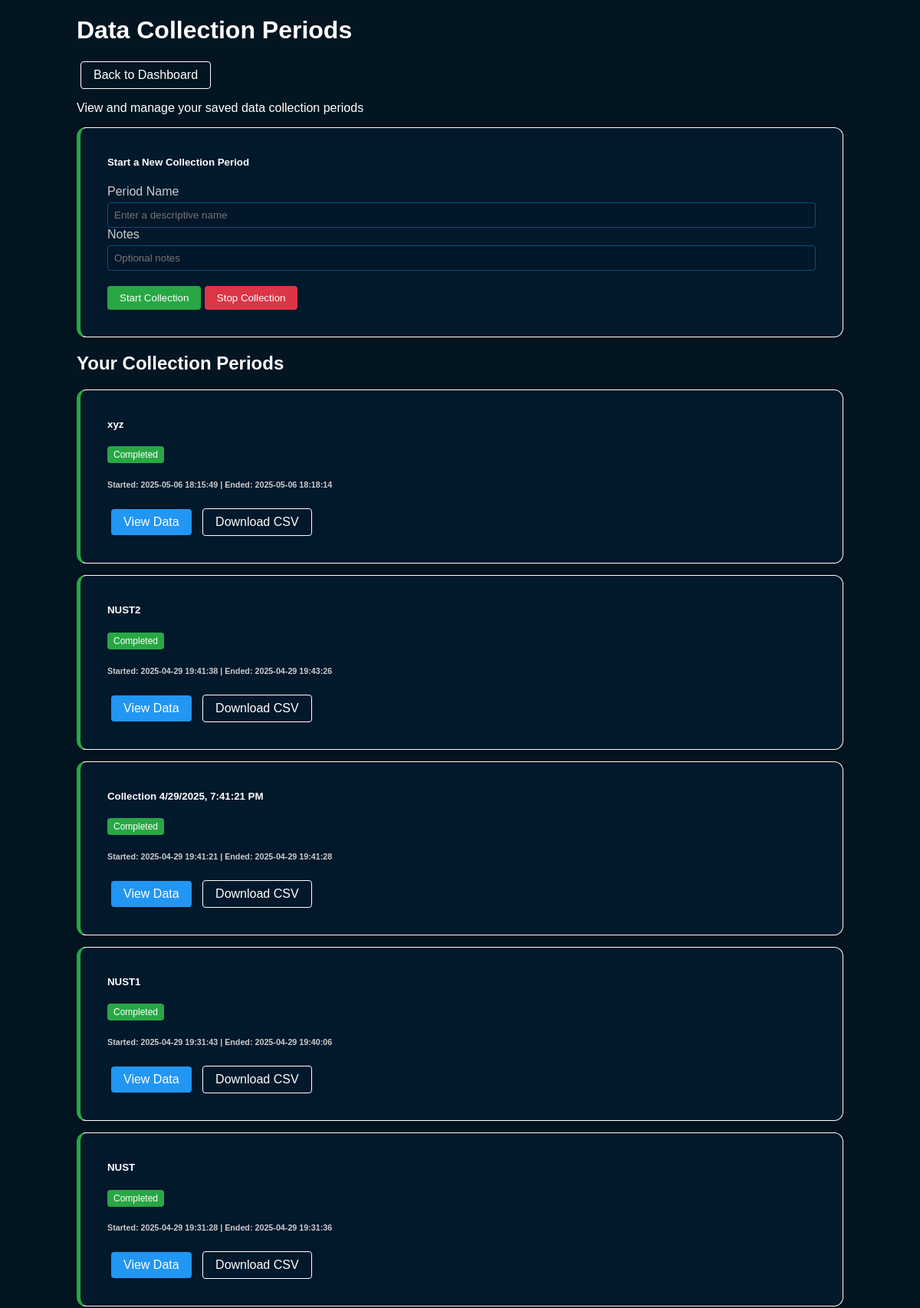
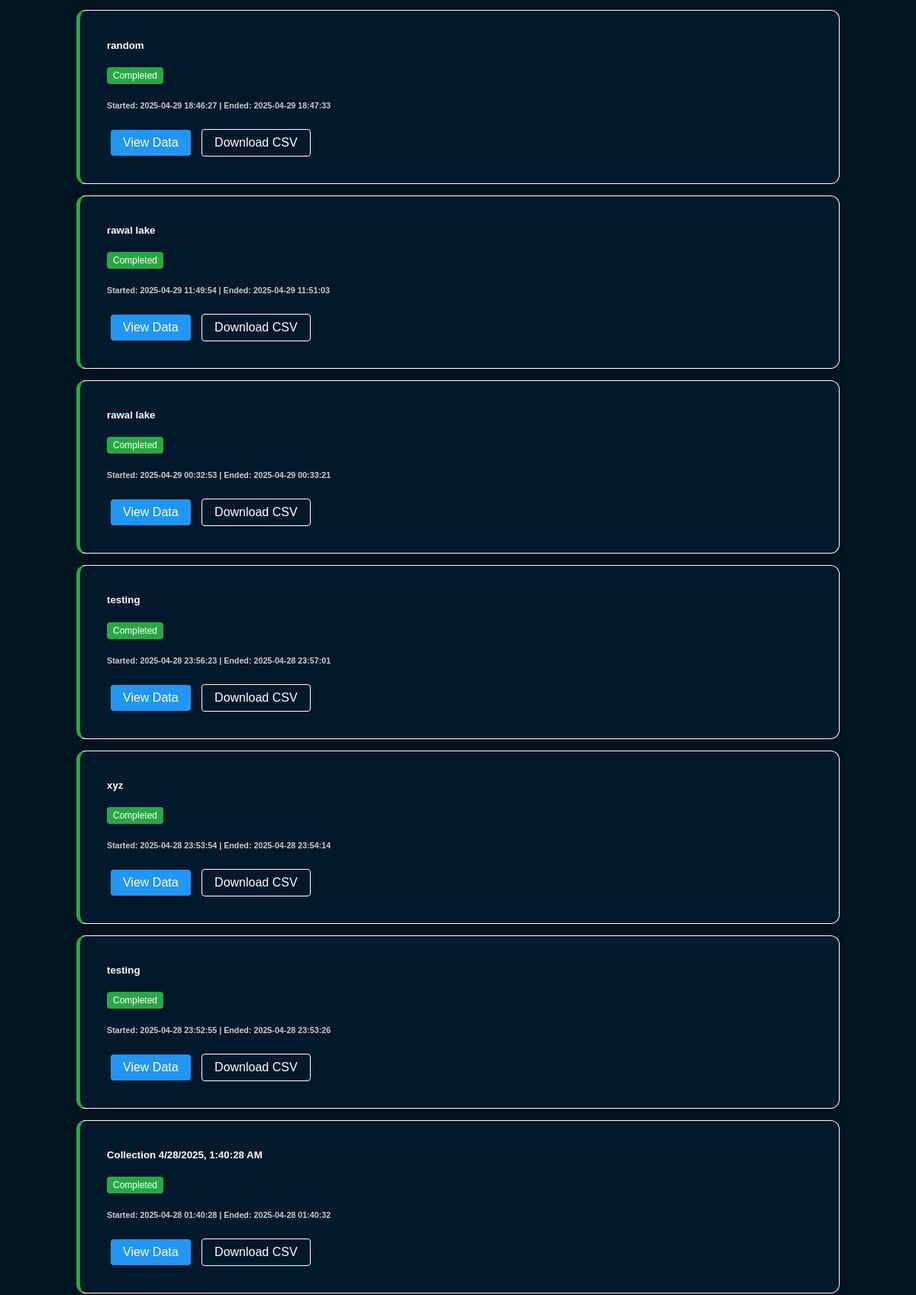
The page /periods (upper part) on the database its author committed (2 pictures, top to bottom).
### tables this page shows
CREATE TABLE data_periods (
            id INTEGER PRIMARY KEY AUTOINCREMENT,
            name TEXT,
            start_time TEXT,
            end_time TEXT,
            notes TEXT
        );

### app.py (the view)
@app.route('/periods')
def list_periods():
    try:
        periods = get_periods()
        return render_template('periods.html', periods=periods)
    except Exception as e:
        print(f"Error listing periods: {str(e)}")
        print(traceback.format_exc())
        return f"Error: {str(e)}", 500

### app.py (called while the page is built)
def get_db():
    db = getattr(g, '_database', None)
    if db is None:
        db = g._database = sqlite3.connect(DATABASE)
        db.row_factory = sqlite3.Row
    return db

@app.teardown_appcontext
def close_connection(exception):
    db = getattr(g, '_database', None)
    if db is not None:
        db.close()

def dict_factory(cursor, row):
    d = {}
    for idx, col in enumerate(cursor.description):
        d[col[0]] = row[idx]
    return d

def get_periods():
    db = get_db()
    db.row_factory = dict_factory
    cursor = db.cursor()
    cursor.execute('SELECT * FROM data_periods ORDER BY id DESC')
    return cursor.fetchall()

### templates/periods.html (shortened to what this page needs)
<!DOCTYPE html>
<html lang="en">
<head>
</head>
<body>
    <div class="container">
        <header class="mb-4">
            <div class="d-flex justify-content-between align-items-center">
                <h1>Data Collection Periods</h1>
                <a href="/" class="btn-outline">Back to Dashboard</a>
            </div>
            <p class="lead">View and manage your saved data collection periods</p>
        </header>
        <div class="row">
            <div class="col-md-12">
                <div class="card mb-4 period-card">
                    <div class="card-body">
                        <h5 class="card-title">Start a New Collection Period</h5>
                        <form id="start-period-form" class="row g-3 custom">
                            <div class="col-md-6 g-3">
                                <label for="period-name" class="form-label">Period Name</label>
                                <input type="text" class="form-control" id="period-name" placeholder="Enter a descriptive name">
                            </div>
                            <div class="col-md-6">
                                <label for="period-notes" class="form-label">Notes</label>
                                <input type="text" class="form-control" id="period-notes" placeholder="Optional notes">
                            </div>
                            <div class="col-12 button-container">
                                <button type="submit" class="btn btn-success" id="start-button">
                                     Start Collection
                                </button>
                                <button type="button" class="btn btn-danger d-none" id="stop-button">
                                     Stop Collection
                                </button>
                            </div>
                        </form>
                    </div>
                </div>
                <h2>Your Collection Periods</h2>
                <div id="periods-container">
                    {% if periods %}
                        {% for period in periods %}
                            <div class="card period-card {% if not period.end_time %}active{% endif %}">
                                <div class="card-body">
                                    <div class="d-flex justify-content-between">
                                        <h5 class="card-title">{{ period.name }}</h5>
                                        <span class="badge {% if not period.end_time %}bg-primary{% else %}bg-success{% endif %}">
                                            {% if not period.end_time %}Active{% else %}Completed{% endif %}
                                        </span>
                                    </div>
                                    <h6 class="card-subtitle mb-2 text-muted">
                                        Started: {{ period.start_time }}
                                        {% if period.end_time %}
                                            | Ended: {{ period.end_time }}
                                        {% endif %}
                                    </h6>
                                    <div class="mt-2">
                                        <a href="/period/{{ period.id }}" class="btn-view">
                                             View Data
                                        </a>
                                        <a href="/period/{{ period.id }}/download?format=csv" class="btn-outline">
                                             Download CSV
                                        </a>
                                    </div>
                                </div>
                            </div>
                        {% endfor %}
                    {% else %}
                        <div class="alert alert-info">
                            No data collection periods found. Start your first one using the form above.
                        </div>
                    {% endif %}
                </div>
            </div>
        </div>
    </div>
</body>
</html>

### templates/periods.html (style rules this page uses)
body { font-family: Arial, sans-serif; margin: 20px; background-color: #031521; color: #fff; }
.container { max-width: 1000px; margin: 0 auto; padding: 0 20px; }
.card { background-color: #052847; border-radius: 12px; margin-bottom: 15px; box-shadow: 0 0 10px rgba(0, 0, 0, 0.4); border: 1px solid white; padding: 0 20px 20px 20px; }
.card-body { padding: 15px; }
.btn-success { background-color: #28a745; color: white; border: none; padding: 8px 16px; border-radius: 4px; cursor: pointer; }
.btn-danger { background-color: #dc3545; color: white; border: none; padding: 8px 16px; border-radius: 4px; cursor: pointer; }
.form-control { width: 100%; padding: 8px; border: 1px solid #0a4d7c; border-radius: 4px; background-color: #02172a; color: white; box-sizing: border-box; }
.form-label { color: #ccc; margin-bottom: 5px; display: block; }
.badge { padding: 4px 8px; border-radius: 4px; font-size: 12px; }
.bg-success { background-color: #28a745; }
.text-muted { color: #ccc !important; }
.period-card { border-left: 5px solid #28a745; background-color: #02182b }
.btn-view { background-color: #2196f3; color: white; border: none; padding: 8px 16px; border-radius: 4px; cursor: pointer; text-decoration: none; display: inline-block; margin: 0 5px; }
.btn-outline { background-color: transparent; color: white; border: 1px solid white; padding: 8px 16px; border-radius: 4px; cursor: pointer; text-decoration: none; display: inline-block; margin: 0 5px; }
.button-container { margin-top: 20px; }

### rows shown on the page
data_periods: name "xyz", shows "Completed", start_time "2025-05-06 18:15:49", end_time "2025-05-06 18:18:14"
data_periods: name "NUST2", shows "Completed", start_time "2025-04-29 19:41:38", end_time "2025-04-29 19:43:26"
data_periods: name "Collection 4/29/2025, 7:41:21 PM", shows "Completed", start_time "2025-04-29 19:41:21", end_time "2025-04-29 19:41:28"
data_periods: name "NUST1", shows "Completed", start_time "2025-04-29 19:31:43", end_time "2025-04-29 19:40:06"
data_periods: name "NUST", shows "Completed", start_time "2025-04-29 19:31:28", end_time "2025-04-29 19:31:36"
data_periods: name "random", shows "Completed", start_time "2025-04-29 18:46:27", end_time "2025-04-29 18:47:33"
data_periods: name "rawal lake", shows "Completed", start_time "2025-04-29 11:49:54", end_time "2025-04-29 11:51:03"
data_periods: name "rawal lake", shows "Completed", start_time "2025-04-29 00:32:53", end_time "2025-04-29 00:33:21"
data_periods: name "testing", shows "Completed", start_time "2025-04-28 23:56:23", end_time "2025-04-28 23:57:01"
data_periods: name "xyz", shows "Completed", start_time "2025-04-28 23:53:54", end_time "2025-04-28 23:54:14"
data_periods: name "testing", shows "Completed", start_time "2025-04-28 23:52:55", end_time "2025-04-28 23:53:26"
data_periods: name "Collection 4/28/2025, 1:40:28 AM", shows "Completed", start_time "2025-04-28 01:40:28", end_time "2025-04-28 01:40:32"
